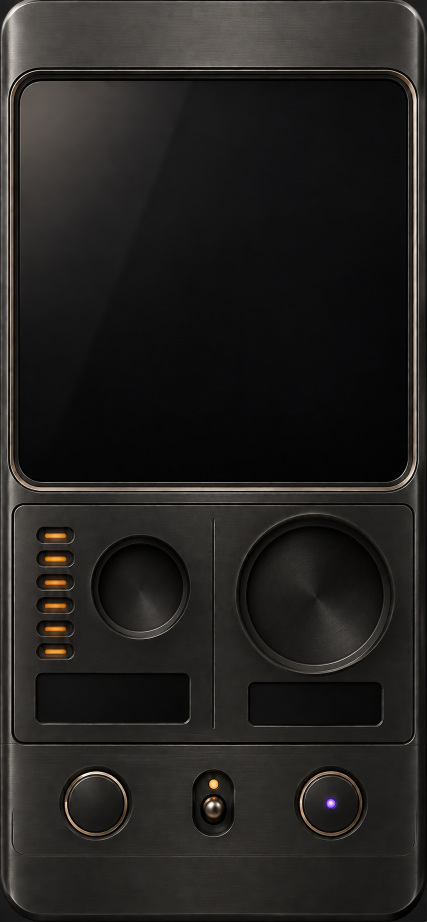
#> input picture SharedUI/Assets/KaizenMotionGraphiteChassis.png, 853 x 1844 px (shown at 1/2 size)
$ python build_lamp_sheet.py ../../../SharedUI/Assets out.png
#> lines starting #> are read from the running program, lines starting #| are printed output that depends on the picture
### Assets/Blender/scripts/compare_concept.py
"""Composite rendered control sprites over the approved chassis and compare with the concept.

python3 compare_concept.py <out.png> --zoom 4 --region x0,y0,x1,y1 \
    --sprite path,cx,cy,span[,stretch] [--sprite ...] [--rect path,x0,y0,x1,y1] [--metrics]

Sprites use the exact placement contract of SharedUI/MotionStageView.swift: centred at (cx, cy) cpx,
span cpx wide and span * stretch cpx tall. The comparison is rendered at `zoom` x concept resolution.
Panels: concept | composite | absolute difference (x4 gain).
"""

import argparse
import os

import numpy as np
from PIL import Image, ImageDraw

HERE = os.path.dirname(os.path.abspath(__file__))
PROJECT = os.path.abspath(os.path.join(HERE, "..", "..", ".."))
ASSETS = os.path.join(PROJECT, "SharedUI", "Assets")


def srgb_to_linear(c):
    return np.where(c <= 0.04045, c / 12.92, ((c + 0.055) / 1.055) ** 2.4)


def linear_to_srgb(c):
    c = np.clip(c, 0, 1)
    return np.where(c <= 0.0031308, c * 12.92, 1.055 * c ** (1 / 2.4) - 0.055)


# [19 lines left out: function composite, not called in this run]


def load_rgb(path):
    return np.asarray(Image.open(path).convert("RGB")).astype(np.float64) / 255.0


# [45 lines left out: function main, not called in this run]


# [2 lines that do not run on import are left out]

### Assets/Blender/scripts/build_lamp_sheet.py
"""Assemble the six-slot, two-state instrument lamp sheet.

python3 build_lamp_sheet.py <lens_render_dir> <out_sheet.png> [--report report.txt]

Row 0 = unlit, row 1 = lit; column = slot index (0 = Shaker ... 5 = Theremin / FX).
Each tile covers the slot's integer-aligned 72 x 44 concept-pixel rect at 4 px per concept pixel.
- Lit tiles are exact crops of the approved chassis (which bakes the source's lit lamp), so an active
  slot is pixel-identical to the approved source.
- Unlit tiles keep the slot's own bezel pixels with the baked amber light removed (linear-light
  decomposition into neutral surface + amber emitter light), then place the Blender-rendered
  smoked lens over the glass. Nothing amber remains, so there is zero leakage.
"""

import argparse
import json
import os
import sys

import numpy as np
from PIL import Image

HERE = os.path.dirname(os.path.abspath(__file__))
sys.path.insert(0, HERE)
import compare_concept as cc  # noqa: E402

CENTRES = [(110.37, 1071.06), (110.41, 1117.64), (110.31, 1164.99),
           (110.20, 1211.17), (109.97, 1257.62), (109.96, 1302.99)]
TILE = (72, 44)
PX = 4


def tile_origin(centre):
    return round(centre[0] - TILE[0] / 2), round(centre[1] - TILE[1] / 2)


def upsample(img, box):
    x0, y0, x1, y1 = box
    crop = Image.fromarray((img[y0:y1, x0:x1] * 255 + 0.5).astype(np.uint8))
    return np.asarray(crop.resize(((x1 - x0) * PX, (y1 - y0) * PX), Image.LANCZOS)).astype(np.float64) / 255.0


def remove_amber(tile_srgb, panel_tint, amber):
    """Split each pixel into neutral surface (n * panel tint) + lamp light (a * amber), both >= 0,
    by least squares over RGB; drop the lamp light and project the remaining chroma onto the panel
    tint where lamp light was present (so no green/cyan remainder is left behind)."""
    lin = cc.srgb_to_linear(np.clip(tile_srgb, 0, 1))
    t = panel_tint / np.linalg.norm(panel_tint)
    A = amber / np.linalg.norm(amber)
    M = np.stack([t, A], 1)
    P = np.linalg.pinv(M)
    a = np.clip(lin[..., 0] * P[1, 0] + lin[..., 1] * P[1, 1] + lin[..., 2] * P[1, 2], 0.0, None)
    a = np.clip(a - 0.0015, 0.0, None)
    stripped = np.clip(lin - a[..., None] * A, 0.0, None)
    lum = lambda c: c[..., 0] * 0.2126 + c[..., 1] * 0.7152 + c[..., 2] * 0.0722
    neutral = (lum(stripped) / lum(panel_tint))[..., None] * panel_tint
    w = np.clip(a / 0.006, 0.0, 1.0)[..., None]
    out = stripped * (1 - w) + neutral * w
    return cc.linear_to_srgb(np.clip(out, 0, 1)), a


def main():
    ap = argparse.ArgumentParser()
    ap.add_argument("lens_dir")
    ap.add_argument("out")
    ap.add_argument("--report")
    args = ap.parse_args()
    chassis = cc.load_rgb(os.path.join(cc.ASSETS, "KaizenMotionGraphiteChassis.png"))
    # Neutral panel tint from bezel-free panel between the lamp column and the selector.
    panel = cc.srgb_to_linear(chassis[1040:1330, 150:165].reshape(-1, 3)).mean(0)
#> panel = [0.0197, 0.0182, 0.0163]
    # Effective lamp light: mean linear colour of the six baked lit lenses (core + rim).
    lens_px = []
    for cx, cy in CENTRES:
        patch = chassis[round(cy) - 4:round(cy) + 5, round(cx) - 19:round(cx) + 20]
        lens_px.append(cc.srgb_to_linear(patch).reshape(-1, 3))
#> after the loop, lens_px = 6 items
    lamp_light = np.concatenate(lens_px).mean(0)
#> lamp_light = [0.668, 0.238, 0.0253]
    lamp_light = lamp_light / lamp_light[0]
#> lamp_light = [1, 0.357, 0.0378]
    tw, th = TILE[0] * PX, TILE[1] * PX
    sheet = np.zeros((th * 2, tw * 6, 4))
    plain = cc.srgb_to_linear(chassis[1040:1330, 150:200])
    plain_resid = plain[..., 0] - plain[..., 2] * panel[0] / panel[2]
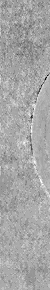
#> plain_resid: shape (290, 50) float64; min -0.00746, max 0.004, mean 3.01e-05; drawn with min black and max white
    report = {"tile_cpx": TILE, "px_per_cpx": PX,
              "plain_panel_residual_warmth_max_linear": round(float(plain_resid.max()), 5),
              "lamp_light_linear": [round(float(v), 4) for v in lamp_light], "slots": []}
#> report = {'tile_cpx': (72, 44), 'px_per_cpx': 4, 'plain_panel_residual_warmth_max_linear': 0.004, 'lamp_light_linear': [1, 0.357, 0.0378], 'slots': []}
    for i, centre in enumerate(CENTRES):
        x0, y0 = tile_origin(centre)
        box = (x0, y0, x0 + TILE[0], y0 + TILE[1])
        lit = upsample(chassis, box)
#> in upsample, `return np.asarray(crop.resize(((x1 - x0) * PX, (y1 - y0) * PX), Image...`:
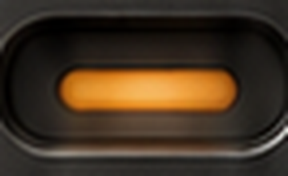
#> returned value: shape (176, 288, 3) float64; mean of channels 0, 1, 2 0.261, 0.199, 0.134; drawn as R, G, B
        base, amber = remove_amber(lit, panel, lamp_light)
#> in srgb_to_linear (call 9), `return np.where(c <= 0.04045, c / 12.92, ((c + 0.055) / 1.055) ** 2.4)`:
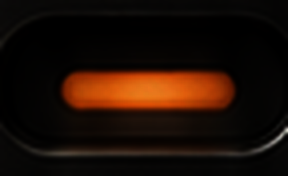
#> returned value: shape (176, 288, 3) float64; mean of channels 0, 1, 2 0.119, 0.0566, 0.0224; drawn as R, G, B
#> in remove_amber, `t = panel_tint / np.linalg.norm(panel_tint)`: t = [0.627, 0.579, 0.521]
#> in remove_amber, `A = amber / np.linalg.norm(amber)`: A = [0.941, 0.336, 0.0356]
#> in remove_amber, `M = np.stack([t, A], 1)`: M = [[0.627, 0.941], [0.579, 0.336], [0.521, 0.0356]]
#> in remove_amber, `P = np.linalg.pinv(M)`: P = [[-0.364, 0.873, 1.39], [1.23, -0.366, -1.08]]
#> in remove_amber, `a = np.clip(lin[..., 0] * P[1, 0] + lin[..., 1] * P[1, 1] + lin[..., 2..`:
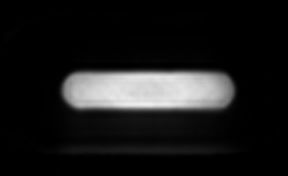
#> a: shape (176, 288) float64; min 0, max 0.936, mean 0.103
#> in remove_amber, `stripped = np.clip(lin - a[..., None] * A, 0.0, None)`:
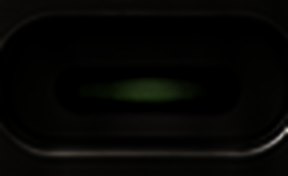
#> stripped: shape (176, 288, 3) float64; mean R, G, B 0.0249, 0.0246, 0.0194
#> in remove_amber, `w = np.clip(a / 0.006, 0.0, 1.0)[..., None]`:
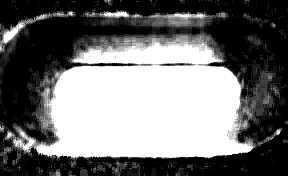
#> w: shape (176, 288, 1) float64; min 0, max 1, mean 0.452
#> in linear_to_srgb, `return np.where(c <= 0.0031308, c * 12.92, 1.055 * c ** (1 / 2.4) - 0...`:
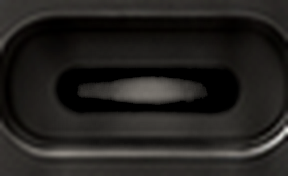
#> returned value: shape (176, 288, 3) float64; mean of channels 0, 1, 2 0.141, 0.133, 0.124; drawn as R, G, B
#> (the run stopped early here; a loop or call above may not have finished)
